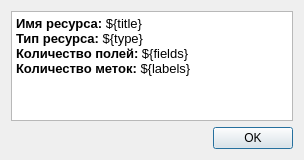
<?xml version="1.0" encoding="UTF-8"?>
<ui version="4.0">
 <class>ResInfoDlg</class>
 <widget class="QDialog" name="ResInfoDlg">
  <property name="geometry">
   <rect>
    <x>0</x>
    <y>0</y>
    <width>304</width>
    <height>160</height>
   </rect>
  </property>
  <property name="windowTitle">
   <string>Информация</string>
  </property>
  <layout class="QVBoxLayout" name="verticalLayout">
   <item>
    <widget class="QTextBrowser" name="textBrowser">
     <property name="html">
      <string>&lt;!DOCTYPE HTML PUBLIC &quot;-//W3C//DTD HTML 4.0//EN&quot; &quot;http://www.w3.org/TR/REC-html40/strict.dtd&quot;&gt;
&lt;html&gt;&lt;head&gt;&lt;meta name=&quot;qrichtext&quot; content=&quot;1&quot; /&gt;&lt;meta charset=&quot;utf-8&quot; /&gt;&lt;style type=&quot;text/css&quot;&gt;
p, li { white-space: pre-wrap; }
hr { height: 1px; border-width: 0; }
li.unchecked::marker { content: &quot;\2610&quot;; }
li.checked::marker { content: &quot;\2612&quot;; }
&lt;/style&gt;&lt;/head&gt;&lt;body style=&quot; font-family:'Segoe UI'; font-size:9pt; font-weight:400; font-style:normal;&quot;&gt;
&lt;p style=&quot; margin-top:0px; margin-bottom:0px; margin-left:0px; margin-right:0px; -qt-block-indent:0; text-indent:0px;&quot;&gt;&lt;span style=&quot; font-size:10pt; font-weight:700;&quot;&gt;Имя ресурса:&lt;/span&gt;&lt;span style=&quot; font-size:10pt;&quot;&gt; ${title}&lt;/span&gt;&lt;/p&gt;
&lt;p style=&quot; margin-top:0px; margin-bottom:0px; margin-left:0px; margin-right:0px; -qt-block-indent:0; text-indent:0px;&quot;&gt;&lt;span style=&quot; font-size:10pt; font-weight:700;&quot;&gt;Тип ресурса:&lt;/span&gt;&lt;span style=&quot; font-size:10pt;&quot;&gt; ${type}&lt;/span&gt;&lt;/p&gt;
&lt;p style=&quot; margin-top:0px; margin-bottom:0px; margin-left:0px; margin-right:0px; -qt-block-indent:0; text-indent:0px;&quot;&gt;&lt;span style=&quot; font-size:10pt; font-weight:700;&quot;&gt;Количество полей:&lt;/span&gt;&lt;span style=&quot; font-size:10pt;&quot;&gt; ${fields}&lt;/span&gt;&lt;/p&gt;
&lt;p style=&quot; margin-top:0px; margin-bottom:0px; margin-left:0px; margin-right:0px; -qt-block-indent:0; text-indent:0px;&quot;&gt;&lt;span style=&quot; font-size:10pt; font-weight:700;&quot;&gt;Количество меток:&lt;/span&gt;&lt;span style=&quot; font-size:10pt;&quot;&gt; ${labels}&lt;/span&gt;&lt;/p&gt;&lt;/body&gt;&lt;/html&gt;</string>
     </property>
    </widget>
   </item>
   <item>
    <widget class="QDialogButtonBox" name="buttonBox">
     <property name="orientation">
      <enum>Qt::Orientation::Horizontal</enum>
     </property>
     <property name="standardButtons">
      <set>QDialogButtonBox::StandardButton::Ok</set>
     </property>
    </widget>
   </item>
  </layout>
 </widget>
 <resources/>
 <connections>
  <connection>
   <sender>buttonBox</sender>
   <signal>accepted()</signal>
   <receiver>ResInfoDlg</receiver>
   <slot>accept()</slot>
   <hints>
    <hint type="sourcelabel">
     <x>248</x>
     <y>254</y>
    </hint>
    <hint type="destinationlabel">
     <x>157</x>
     <y>274</y>
    </hint>
   </hints>
  </connection>
  <connection>
   <sender>buttonBox</sender>
   <signal>rejected()</signal>
   <receiver>ResInfoDlg</receiver>
   <slot>reject()</slot>
   <hints>
    <hint type="sourcelabel">
     <x>316</x>
     <y>260</y>
    </hint>
    <hint type="destinationlabel">
     <x>286</x>
     <y>274</y>
    </hint>
   </hints>
  </connection>
 </connections>
</ui>
